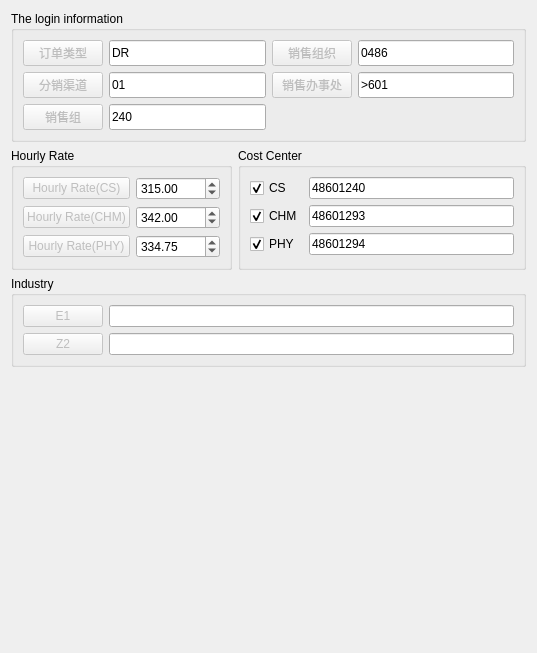
          <widget class="QWidget" name="page_3">
           <property name="geometry">
            <rect>
             <x>0</x>
             <y>0</y>
             <width>537</width>
             <height>653</height>
            </rect>
           </property>
           <attribute name="label">
            <string>Login in</string>
           </attribute>
           <layout class="QFormLayout" name="formLayout">
            <item row="0" column="0" colspan="2">
             <widget class="QGroupBox" name="groupBox">
              <property name="sizePolicy">
               <sizepolicy hsizetype="Preferred" vsizetype="Fixed">
                <horstretch>0</horstretch>
                <verstretch>0</verstretch>
               </sizepolicy>
              </property>
              <property name="statusTip">
               <string>登录信息</string>
              </property>
              <property name="title">
               <string>The login information</string>
              </property>
              <layout class="QGridLayout" name="gridLayout_9">
               <item row="2" column="0">
                <widget class="QPushButton" name="pushButton_28">
                 <property name="enabled">
                  <bool>false</bool>
                 </property>
                 <property name="sizePolicy">
                  <sizepolicy hsizetype="Minimum" vsizetype="Expanding">
                   <horstretch>0</horstretch>
                   <verstretch>0</verstretch>
                  </sizepolicy>
                 </property>
                 <property name="text">
                  <string>分销渠道</string>
                 </property>
                </widget>
               </item>
               <item row="2" column="1">
                <widget class="QLineEdit" name="lineEdit_12">
                 <property name="sizePolicy">
                  <sizepolicy hsizetype="Expanding" vsizetype="Expanding">
                   <horstretch>0</horstretch>
                   <verstretch>0</verstretch>
                  </sizepolicy>
                 </property>
                 <property name="text">
                  <string>01</string>
                 </property>
                </widget>
               </item>
               <item row="0" column="0">
                <widget class="QPushButton" name="pushButton_26">
                 <property name="enabled">
                  <bool>false</bool>
                 </property>
                 <property name="sizePolicy">
                  <sizepolicy hsizetype="Minimum" vsizetype="Expanding">
                   <horstretch>0</horstretch>
                   <verstretch>0</verstretch>
                  </sizepolicy>
                 </property>
                 <property name="text">
                  <string>订单类型</string>
                 </property>
                </widget>
               </item>
               <item row="4" column="1">
                <widget class="QLineEdit" name="lineEdit_14">
                 <property name="sizePolicy">
                  <sizepolicy hsizetype="Expanding" vsizetype="Expanding">
                   <horstretch>0</horstretch>
                   <verstretch>0</verstretch>
                  </sizepolicy>
                 </property>
                 <property name="text">
                  <string>240</string>
                 </property>
                </widget>
               </item>
               <item row="4" column="0">
                <widget class="QPushButton" name="pushButton_30">
                 <property name="enabled">
                  <bool>false</bool>
                 </property>
                 <property name="sizePolicy">
                  <sizepolicy hsizetype="Minimum" vsizetype="Expanding">
                   <horstretch>0</horstretch>
                   <verstretch>0</verstretch>
                  </sizepolicy>
                 </property>
                 <property name="text">
                  <string>销售组</string>
                 </property>
                </widget>
               </item>
               <item row="0" column="2">
                <widget class="QPushButton" name="pushButton_27">
                 <property name="enabled">
                  <bool>false</bool>
                 </property>
                 <property name="sizePolicy">
                  <sizepolicy hsizetype="Minimum" vsizetype="Expanding">
                   <horstretch>0</horstretch>
                   <verstretch>0</verstretch>
                  </sizepolicy>
                 </property>
                 <property name="text">
                  <string>销售组织</string>
                 </property>
                </widget>
               </item>
               <item row="0" column="1">
                <widget class="QLineEdit" name="lineEdit_10">
                 <property name="sizePolicy">
                  <sizepolicy hsizetype="Expanding" vsizetype="Expanding">
                   <horstretch>0</horstretch>
                   <verstretch>0</verstretch>
                  </sizepolicy>
                 </property>
                 <property name="text">
                  <string>DR</string>
                 </property>
                </widget>
               </item>
               <item row="0" column="3">
                <widget class="QLineEdit" name="lineEdit_11">
                 <property name="sizePolicy">
                  <sizepolicy hsizetype="Expanding" vsizetype="Expanding">
                   <horstretch>0</horstretch>
                   <verstretch>0</verstretch>
                  </sizepolicy>
                 </property>
                 <property name="text">
                  <string>0486</string>
                 </property>
                </widget>
               </item>
               <item row="2" column="2">
                <widget class="QPushButton" name="pushButton_29">
                 <property name="enabled">
                  <bool>false</bool>
                 </property>
                 <property name="sizePolicy">
                  <sizepolicy hsizetype="Minimum" vsizetype="Expanding">
                   <horstretch>0</horstretch>
                   <verstretch>0</verstretch>
                  </sizepolicy>
                 </property>
                 <property name="text">
                  <string>销售办事处</string>
                 </property>
                </widget>
               </item>
               <item row="2" column="3">
                <widget class="QLineEdit" name="lineEdit_13">
                 <property name="sizePolicy">
                  <sizepolicy hsizetype="Expanding" vsizetype="Expanding">
                   <horstretch>0</horstretch>
                   <verstretch>0</verstretch>
                  </sizepolicy>
                 </property>
                 <property name="text">
                  <string>&gt;601</string>
                 </property>
                </widget>
               </item>
              </layout>
             </widget>
            </item>
            <item row="1" column="0">
             <widget class="QGroupBox" name="groupBox_8">
              <property name="sizePolicy">
               <sizepolicy hsizetype="Expanding" vsizetype="Fixed">
                <horstretch>0</horstretch>
                <verstretch>0</verstretch>
               </sizepolicy>
              </property>
              <property name="statusTip">
               <string>时薪</string>
              </property>
              <property name="title">
               <string>Hourly Rate</string>
              </property>
              <layout class="QGridLayout" name="gridLayout_7">
               <item row="1" column="1">
                <widget class="QDoubleSpinBox" name="doubleSpinBox_6">
                 <property name="sizePolicy">
                  <sizepolicy hsizetype="Minimum" vsizetype="Fixed">
                   <horstretch>0</horstretch>
                   <verstretch>0</verstretch>
                  </sizepolicy>
                 </property>
                 <property name="maximum">
                  <double>99999999999.000000000000000</double>
                 </property>
                 <property name="value">
                  <double>342.000000000000000</double>
                 </property>
                </widget>
               </item>
               <item row="1" column="0">
                <widget class="QPushButton" name="pushButton_22">
                 <property name="enabled">
                  <bool>false</bool>
                 </property>
                 <property name="text">
                  <string>Hourly Rate(CHM)</string>
                 </property>
                </widget>
               </item>
               <item row="2" column="0">
                <widget class="QPushButton" name="pushButton_43">
                 <property name="enabled">
                  <bool>false</bool>
                 </property>
                 <property name="text">
                  <string>Hourly Rate(PHY)</string>
                 </property>
                </widget>
               </item>
               <item row="0" column="1">
                <widget class="QDoubleSpinBox" name="doubleSpinBox_5">
                 <property name="sizePolicy">
                  <sizepolicy hsizetype="Minimum" vsizetype="Fixed">
                   <horstretch>0</horstretch>
                   <verstretch>0</verstretch>
                  </sizepolicy>
                 </property>
                 <property name="maximum">
                  <double>99999999999.000000000000000</double>
                 </property>
                 <property name="value">
                  <double>315.000000000000000</double>
                 </property>
                </widget>
               </item>
               <item row="0" column="0">
                <widget class="QPushButton" name="pushButton_21">
                 <property name="enabled">
                  <bool>false</bool>
                 </property>
                 <property name="text">
                  <string>Hourly Rate(CS)</string>
                 </property>
                </widget>
               </item>
               <item row="2" column="1">
                <widget class="QDoubleSpinBox" name="doubleSpinBox_8">
                 <property name="sizePolicy">
                  <sizepolicy hsizetype="Minimum" vsizetype="Fixed">
                   <horstretch>0</horstretch>
                   <verstretch>0</verstretch>
                  </sizepolicy>
                 </property>
                 <property name="maximum">
                  <double>9999999999998.000000000000000</double>
                 </property>
                 <property name="value">
                  <double>334.750000000000000</double>
                 </property>
                </widget>
               </item>
              </layout>
             </widget>
            </item>
            <item row="1" column="1">
             <widget class="QGroupBox" name="groupBox_13">
              <property name="statusTip">
               <string>成本中心</string>
              </property>
              <property name="title">
               <string>Cost Center</string>
              </property>
              <layout class="QGridLayout" name="gridLayout_10">
               <item row="0" column="1">
                <widget class="QLineEdit" name="lineEdit_18">
                 <property name="text">
                  <string>48601240</string>
                 </property>
                </widget>
               </item>
               <item row="1" column="1">
                <widget class="QLineEdit" name="lineEdit_19">
                 <property name="text">
                  <string>48601293</string>
                 </property>
                </widget>
               </item>
               <item row="1" column="0">
                <widget class="QCheckBox" name="checkBox_14">
                 <property name="text">
                  <string>CHM</string>
                 </property>
                 <property name="checked">
                  <bool>true</bool>
                 </property>
                </widget>
               </item>
               <item row="2" column="0">
                <widget class="QCheckBox" name="checkBox_15">
                 <property name="text">
                  <string>PHY</string>
                 </property>
                 <property name="checked">
                  <bool>true</bool>
                 </property>
                </widget>
               </item>
               <item row="2" column="1">
                <widget class="QLineEdit" name="lineEdit_20">
                 <property name="text">
                  <string>48601294</string>
                 </property>
                </widget>
               </item>
               <item row="0" column="0">
                <widget class="QCheckBox" name="checkBox_13">
                 <property name="text">
                  <string>CS</string>
                 </property>
                 <property name="checked">
                  <bool>true</bool>
                 </property>
                </widget>
               </item>
              </layout>
             </widget>
            </item>
            <item row="2" column="0" colspan="2">
             <widget class="QGroupBox" name="groupBox_16">
              <property name="statusTip">
               <string>电商代码</string>
              </property>
              <property name="title">
               <string>Industry</string>
              </property>
              <layout class="QGridLayout" name="gridLayout_16">
               <item row="1" column="0">
                <widget class="QPushButton" name="pushButton_47">
                 <property name="enabled">
                  <bool>false</bool>
                 </property>
                 <property name="text">
                  <string>Z2</string>
                 </property>
                </widget>
               </item>
               <item row="1" column="1">
                <widget class="QLineEdit" name="lineEdit_22"/>
               </item>
               <item row="0" column="1">
                <widget class="QLineEdit" name="lineEdit_21"/>
               </item>
               <item row="0" column="0">
                <widget class="QPushButton" name="pushButton_46">
                 <property name="enabled">
                  <bool>false</bool>
                 </property>
                 <property name="text">
                  <string>E1</string>
                 </property>
                </widget>
               </item>
              </layout>
             </widget>
            </item>
           </layout>
          </widget>
